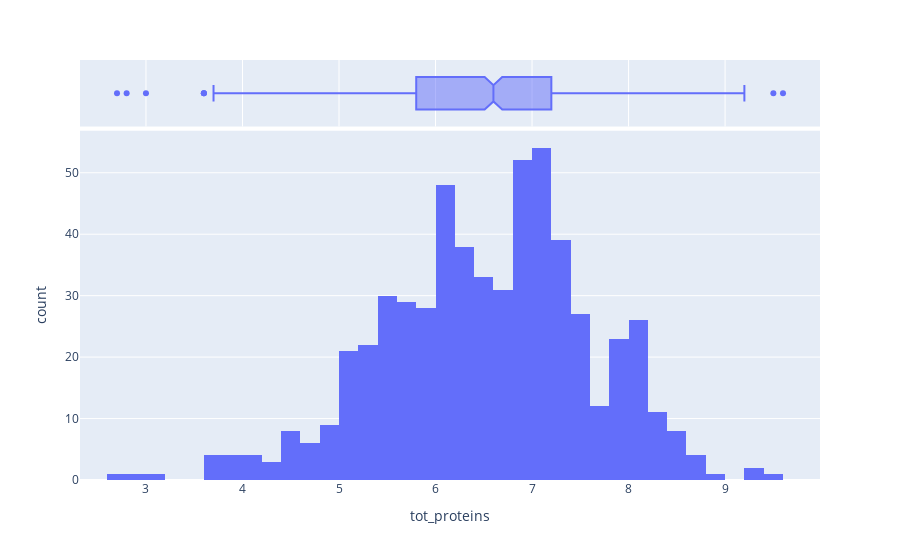

Write notebook code for a chart like this one.
### Code cell
fig=px.histogram(data,x='tot_proteins',marginal='box')
fig.show()

### Figure 1 — Plotly figure (JSON) as saved in the notebook; plotly's stock layout.template omitted (floating-point values rounded to 4 significant figures; data arrays with more than 128 entries replaced by an {"elided": "..."} marker saying what was removed)
{"data": [{"alignmentgroup": "True", "bingroup": "x", "hovertemplate": "tot_proteins=%{x}<br>count=%{y}<extra></extra>", "legendgroup": "", "marker": {"color": "#636efa", "pattern": {"shape": ""}}, "name": "", "offsetgroup": "", "orientation": "v", "showlegend": false, "type": "histogram", "x": {"elided": "582 float values"}, "xaxis": "x", "yaxis": "y"}, {"alignmentgroup": "True", "hovertemplate": "tot_proteins=%{x}<extra></extra>", "legendgroup": "", "marker": {"color": "#636efa"}, "name": "", "notched": true, "offsetgroup": "", "showlegend": false, "type": "box", "x": {"elided": "582 float values"}, "xaxis": "x2", "yaxis": "y2"}], "layout": {"barmode": "relative", "legend": {"tracegroupgap": 0}, "margin": {"t": 60}, "xaxis": {"anchor": "y", "domain": [0, 1], "title": {"text": "tot_proteins"}}, "xaxis2": {"anchor": "y2", "domain": [0, 1], "matches": "x", "showgrid": true, "showticklabels": false}, "yaxis": {"anchor": "x", "domain": [0, 0.8316], "title": {"text": "count"}}, "yaxis2": {"anchor": "x2", "domain": [0.8416, 1], "matches": "y2", "showgrid": false, "showline": false, "showticklabels": false, "ticks": ""}}}
